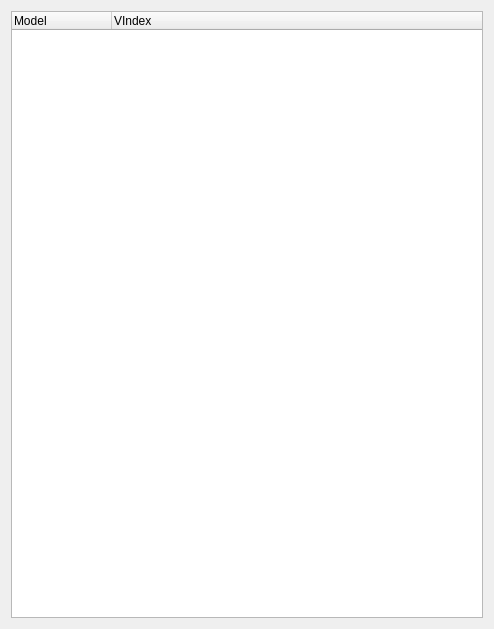
<?xml version="1.0" encoding="UTF-8"?>
<ui version="4.0">
 <class>FilemgrWidget</class>
 <widget class="QWidget" name="FilemgrWidget">
  <property name="geometry">
   <rect>
    <x>0</x>
    <y>0</y>
    <width>494</width>
    <height>629</height>
   </rect>
  </property>
  <property name="windowTitle">
   <string>QtWidgetsClass</string>
  </property>
  <layout class="QGridLayout" name="gridLayout_3" rowstretch="2" columnstretch="0">
   <item row="0" column="0">
    <widget class="QTreeWidget" name="model_widget">
     <column>
      <property name="text">
       <string notr="true">Model</string>
      </property>
     </column>
     <column>
      <property name="text">
       <string>VIndex</string>
      </property>
     </column>
     <column>
      <property name="text">
       <string/>
      </property>
     </column>
    </widget>
   </item>
  </layout>
 </widget>
 <layoutdefault spacing="6" margin="11"/>
 <resources/>
 <connections/>
</ui>
